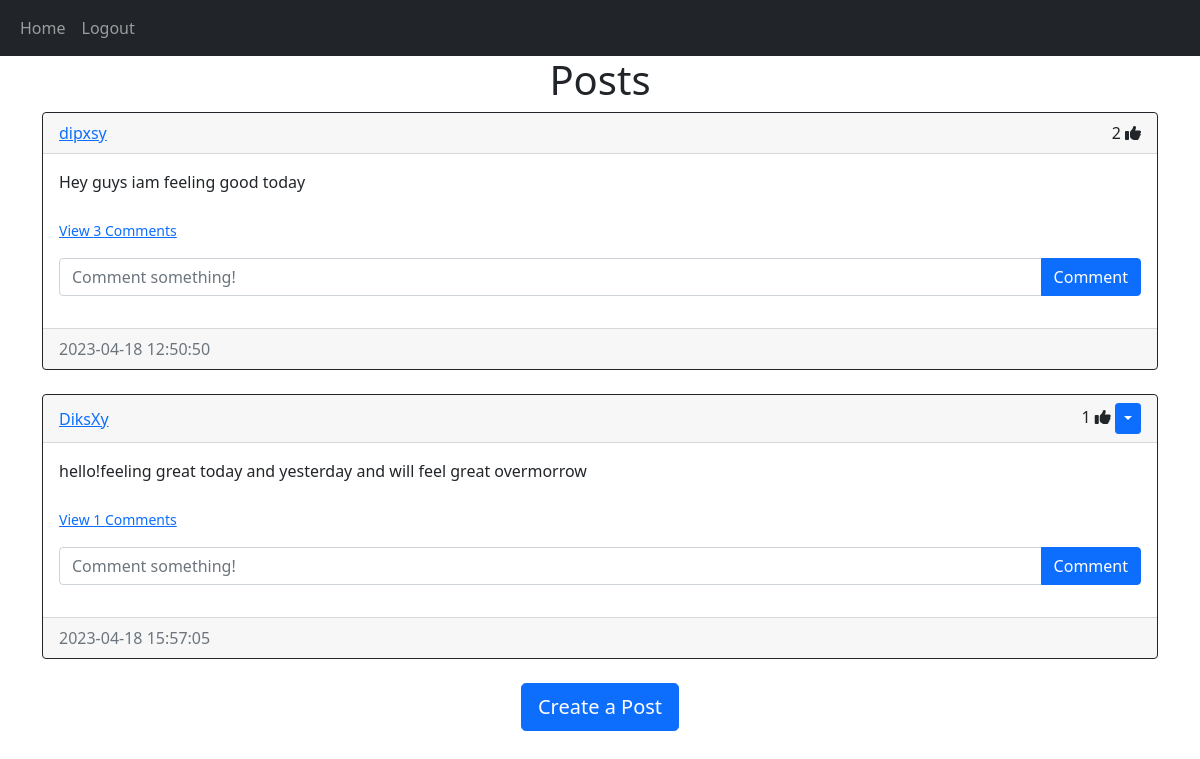
/home (signed in), run on the app's committed database.
### website/models.py (models this page shows)
class Post(db.Model):
    id = db.Column(db.Integer, primary_key=True)
    text = db.Column(db.Text, nullable=False)
    date_created = db.Column(db.DateTime(timezone=True), default=func.now())
    author = db.Column(db.Integer, db.ForeignKey(
        'user.id', ondelete="CASCADE"), nullable=False)
    comments = db.relationship('Comment', backref='post', passive_deletes=True)
    likes = db.relationship('Like', backref='post', passive_deletes=True)

class User(db.Model, UserMixin):
    id = db.Column(db.Integer, primary_key=True)
    email = db.Column(db.String(150), unique=True)
    username = db.Column(db.String(150), unique=True)
    password = db.Column(db.String(150))
    date_created = db.Column(db.DateTime(timezone=True), default=func.now())
    posts = db.relationship('Post', backref='user', passive_deletes=True)
    comments = db.relationship('Comment', backref='user', passive_deletes=True)
    likes = db.relationship('Like', backref='user', passive_deletes=True)

### website/views.py (the view)
@views.route("/")
@views.route("/home")
@login_required
def home():
    posts = Post.query.all()
    return render_template("home.html", user=current_user, posts=posts)

### website/__init__.py (called while the page is built)
def create_app():
    app = Flask(__name__)
    app.config['SECRET_KEY'] = "helloworld"
    app.config['SQLALCHEMY_DATABASE_URI'] = f'sqlite:///{DB_NAME}'
    db.init_app(app)
    from .views import views
    from .auth import auth
    app.register_blueprint(views, url_prefix="/")
    app.register_blueprint(auth, url_prefix="/")
    from .models import User, Post, Comment, Like
    create_database(app)
    login_manager = LoginManager()
    login_manager.login_view = "auth.login"
    login_manager.init_app(app)
    @login_manager.user_loader
    def load_user(id):
        return User.query.get(int(id))
    return app

### website/templates/home.html
{% extends "posts_div.html" %} {% block title %}Home{% endblock %}

### website/templates/posts_div.html (shortened to what this page needs)
{% extends "base.html" %} {% block title %}Home{% endblock %} {% block content
%}
<h1 align="center">{% block header %}Posts{% endblock %}</h1>
<div id="posts">
  {% for post in posts %}
  <div class="card border-dark">
    <div class="card-header d-flex justify-content-between align-items-center">
      <a href="/posts/{{post.user.username}}">{{post.user.username}}</a>
      <div>
        <span id="likes-count-{{post.id}}">
        {{ post.likes|length }}</span>
        {% if user.id in post.likes|map(attribute="author")|list %}
        <i
          class="fas fa-thumbs-up"
          id="like-button-{{post.id}}"
          onclick="like({{post.id}})"
        ></i>
        {% else %}
        <i
          class="far fa-thumbs-up"
          id="like-button-{{post.id}}"
          onclick="like({{post.id}})"
        ></i>
        {% endif %} {% if user.id == post.author %}
        <div class="btn-group">
          <button
            type="button"
            class="btn btn-sm btn-primary dropdown-toggle"
            data-bs-toggle="dropdown"
          ></button>
        </div>
        {% endif %}
      </div>
    </div>
    <div class="card-body">
      <div class="card-text">{{post.text}}</div>
      <br />
      <p class="card-text">
        {% if post.comments|length > 0 %}
        <a data-bs-toggle="collapse" href="#comments-{{post.id}}" role="button">
          <small>View {{post.comments|length}} Comments</small>
        </a>
        {% else %}
        <small class="text-muted">No Comments</small>
        {% endif %}
      </p>
      <form
        class="input-group mb-3"
        method="POST"
        action="/create-comment/{{post.id}}"
      >
        <input
          type="text"
          id="text"
          name="text"
          class="form-control"
          placeholder="Comment something!"
        />
        <button type="submit" class="btn btn-primary">Comment</button>
      </form>
    </div>
    <div class="card-footer text-muted">{{post.date_created}}</div>
  </div>
  <br/ > {% endfor %}
</div>
{% block footer %}
<div align="center">
  <a href="/create-post"
    ><button type="button" class="btn btn-primary btn-lg">
      Create a Post
    </button></a
  >
</div>
{% endblock %} {% endblock %}

### data on the page
Post: user.username "dipxsy", likes|length "2", text "Hey guys iam feeling good today", comments|length "3", date_created "2023-04-18 12:50:50"
Post: user.username "DiksXy", likes|length "1", text "hello!feeling great today and yesterday and will feel great overmorrow", comments|length "1", date_created "2023-04-18 15:57:05"
